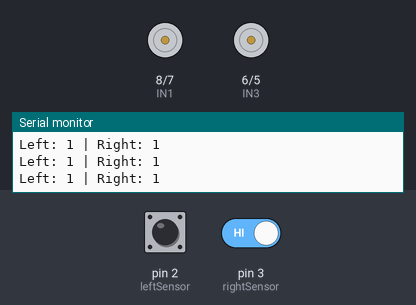
Bench run of a sketch on a simulated Arduino Nano, built with avr-gcc and run on an emulated ATmega328P. Shown: motor-driver pin pairs drawn as motors (green arrow = first pin HIGH = forward, orange = second pin HIGH = backward, longer = more drive, scaled by the enable pin), the last lines printed to the serial monitor. Inputs (shaded band) come from the test bench; at power-on: pin 2 (leftSensor) HIGH, pin 3 (rightSensor) HIGH.

Above: at 1.2 s.
1.3 s: pin 2 (leftSensor) driven LOW
At 2.2 s:
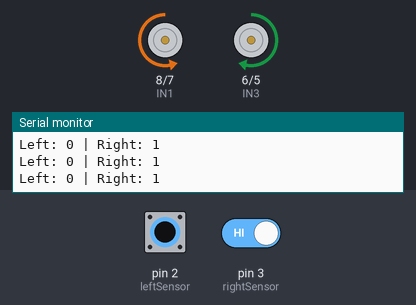
2.8 s: pin 3 (rightSensor) driven LOW
At 3.6 s:
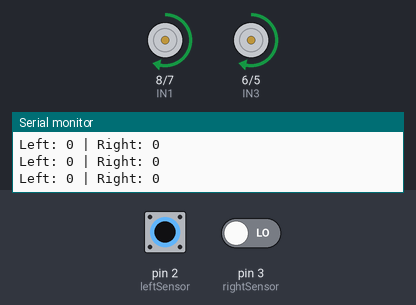
4.3 s: pin 2 (leftSensor) driven HIGH
At 4.9 s:
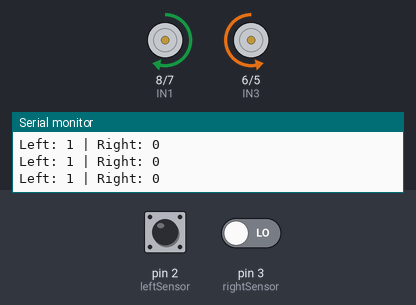
5.8 s: pin 3 (rightSensor) driven HIGH
At 6.2 s:
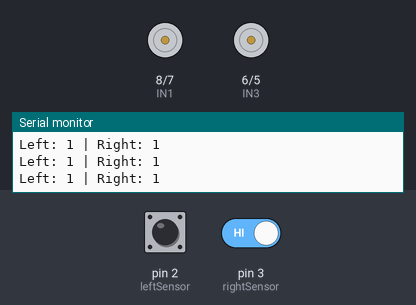
7.3 s: pin 2 (leftSensor) pulsed LOW 2 times (0.12 s each, 0.3 s apart)
At 7.52 s:
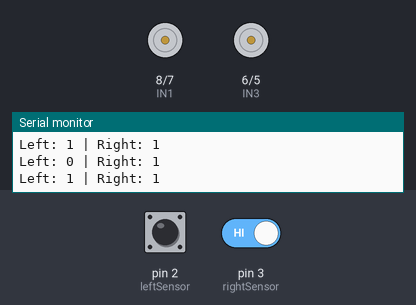
Timing chart, 0 to 10.3 s (numbered marks = the images above; inputs shaded):
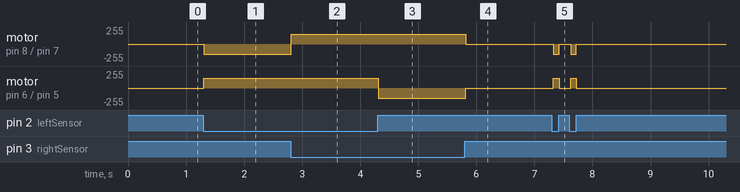

Measured:
- after the input at 1.3 s, motor on pin 8 (IN1) / pin 7 (IN2): stopped → backward 150/255 at once; motor on pin 6 (IN3) / pin 5 (IN4): stopped → forward 150/255 at once
- after the input at 2.8 s, motor on pin 8 (IN1) / pin 7 (IN2): backward 150/255 → forward 150/255 at once
- after the input at 4.3 s, motor on pin 6 (IN3) / pin 5 (IN4): forward 150/255 → backward 150/255 at once
- after the input at 5.8 s, motor on pin 8 (IN1) / pin 7 (IN2): forward 150/255 → stopped at once; motor on pin 6 (IN3) / pin 5 (IN4): backward 150/255 → stopped at once
- after the input at 7.3 s, motor on pin 8 (IN1) / pin 7 (IN2): alternates backward 150/255 for 0.10 s and stopped for 0.20 s, 4 changes in all, then stays stopped, starting at once; motor on pin 6 (IN3) / pin 5 (IN4): alternates forward 150/255 for 0.10 s and stopped for 0.20 s, 4 changes in all, then stays stopped, starting at once

The sketch:

LineFollower.ino
```cpp
// Pins mentioned here is for example and it should be given according to the connections in hardware (Arduino Nano)
// Motor Pins
const int ENA = 9;    // PWM pin for Left Motor Speed
const int IN1 = 8;    // Left Motor direction pin 1
const int IN2 = 7;    // Left Motor direction pin 2

const int ENB = 10;   // PWM pin for Right Motor Speed
const int IN3 = 6;    // Right Motor direction pin 1
const int IN4 = 5;    // Right Motor direction pin 2

// IR Sensor Pins
const int leftSensor = 2;
const int rightSensor = 3;

// Speed Control
int motorSpeed = 150; // Value between 0 - 255

void setup() {
  // Motor pins as OUTPUT
  pinMode(ENA, OUTPUT);
  pinMode(IN1, OUTPUT);
  pinMode(IN2, OUTPUT);
  pinMode(ENB, OUTPUT);
  pinMode(IN3, OUTPUT);
  pinMode(IN4, OUTPUT);

  // IR sensor pins as INPUT
  pinMode(leftSensor, INPUT);
  pinMode(rightSensor, INPUT);

  // Start Serial Monitor
  Serial.begin(9600);
}

void loop() {
  int leftIR = digitalRead(leftSensor);
  int rightIR = digitalRead(rightSensor);

  // Debugging output
  Serial.print("Left: ");
  Serial.print(leftIR);
  Serial.print(" | Right: ");
  Serial.println(rightIR);

  // Decision logic
  if (leftIR == 0 && rightIR == 0) {
    // Both sensors on black line
    moveForward();
  }
  else if (leftIR == 0 && rightIR == 1) {
    // Left on line, right off line → turn left
    turnLeft();
  }
  else if (leftIR == 1 && rightIR == 0) {
    // Right on line, left off line → turn right
    turnRight();
  }
  else {
    // Both sensors off line → stop
    stopMotors();
  }

  delay(100);  // Small delay for stability
}

// Function Definitions

void moveForward() {
  analogWrite(ENA, motorSpeed);
  digitalWrite(IN1, HIGH);
  digitalWrite(IN2, LOW);

  analogWrite(ENB, motorSpeed);
  digitalWrite(IN3, HIGH);
  digitalWrite(IN4, LOW);
}

void turnLeft() {
  analogWrite(ENA, motorSpeed);
  digitalWrite(IN1, LOW);
  digitalWrite(IN2, HIGH); // Left motor backward

  analogWrite(ENB, motorSpeed);
  digitalWrite(IN3, HIGH);
  digitalWrite(IN4, LOW); // Right motor forward
}

void turnRight() {
  analogWrite(ENA, motorSpeed);
  digitalWrite(IN1, HIGH);
  digitalWrite(IN2, LOW); // Left motor forward

  analogWrite(ENB, motorSpeed);
  digitalWrite(IN3, LOW);
  digitalWrite(IN4, HIGH); // Right motor backward
}

void stopMotors() {
  analogWrite(ENA, 0);
  analogWrite(ENB, 0);
}
```
